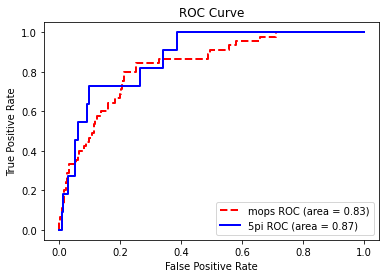

This figure's Python source:
# -*- coding: utf-8 -*-
"""
Created on Tue Nov 15 13:33:52 2022

@author: james
"""

import pandas  as pd
import numpy as np
import re
import cv2
import matplotlib.pyplot as plt
from sklearn.metrics import roc_curve, auc

def get_crp(a):
    a = re.findall("\d+\.\d+|\d+", str(a))
    a = np.array([int(a[1]),int(a[0]),1]) #注意是先y后x
    tr  = np.array([[1.065366 ,-0.001337 ,-299.163870] ,[0.027334 ,1.046342 ,-11.093753],[0.000101,0.000002,1]])
    p = np.dot(tr,a)
    p = p.astype(int)
    a = a.astype(int)
    return p,a

def dist(vec1,vec2):
    import numpy
   # vec1 = vec1.ravel()
   # vec2 = vec2.ravel()
    dis = numpy.sqrt(numpy.sum(numpy.square(vec1 - vec2)))
   # dis = numpy.sum(numpy.square(vec1 - vec2))
    return dis



data = pd.read_csv('foo11.csv')


prep = 0;
p =0;
y_label = []
ratio = []
for i in data.iterrows():
    
    
    pre,cp = get_crp(i[1][0])
    _,ac  = get_crp(i[1][1])
    r_t   = float(i[1][3])
    dis = dist(ac,pre)
    if dis <= 30:
        y_label.append(2)
    else:
        y_label.append(0)
    ratio.append(r_t)
#%%

tpr, fpr, thersholds = roc_curve(y_label, ratio,pos_label=2)
roc_auc = auc(fpr, tpr)
plt.plot(fpr,tpr, 'k--', label='mops ROC (area = {0:.2f})'.format(roc_auc), lw=2,color='r')


data = pd.read_csv('foo11_5.csv')


prep = 0;
p =0;
y_label = []
ratio = []
for i in data.iterrows():
    
    
    pre,cp = get_crp(i[1][0])
    _,ac  = get_crp(i[1][1])
    r_t   = float(i[1][3])
    dis = dist(ac,pre)
    if dis <= 30:
        y_label.append(2)
    else:
        y_label.append(0)
    ratio.append(r_t)

tpr, fpr, thersholds = roc_curve(y_label, ratio,pos_label=2)
roc_auc = auc(fpr, tpr)
plt.plot(fpr, tpr, label='5pi ROC (area = {0:.2f})'.format(roc_auc), lw=2,color='b')
plt.xlim([-0.05, 1.05])  
plt.ylim([-0.05, 1.05])
plt.xlabel('False Positive Rate')
plt.ylabel('True Positive Rate') 
plt.title('ROC Curve')
plt.legend(loc="lower right")
plt.show()


#%%
